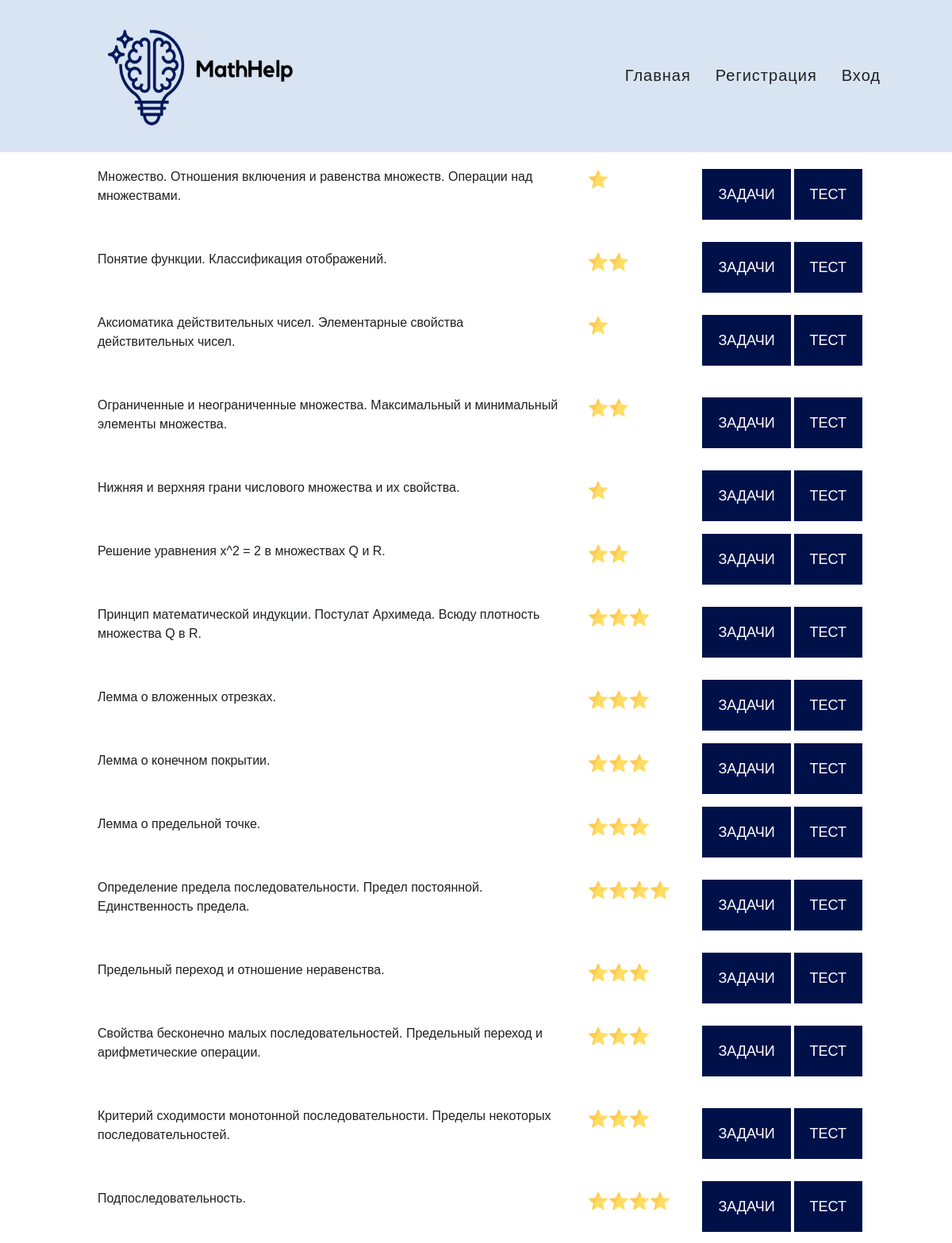
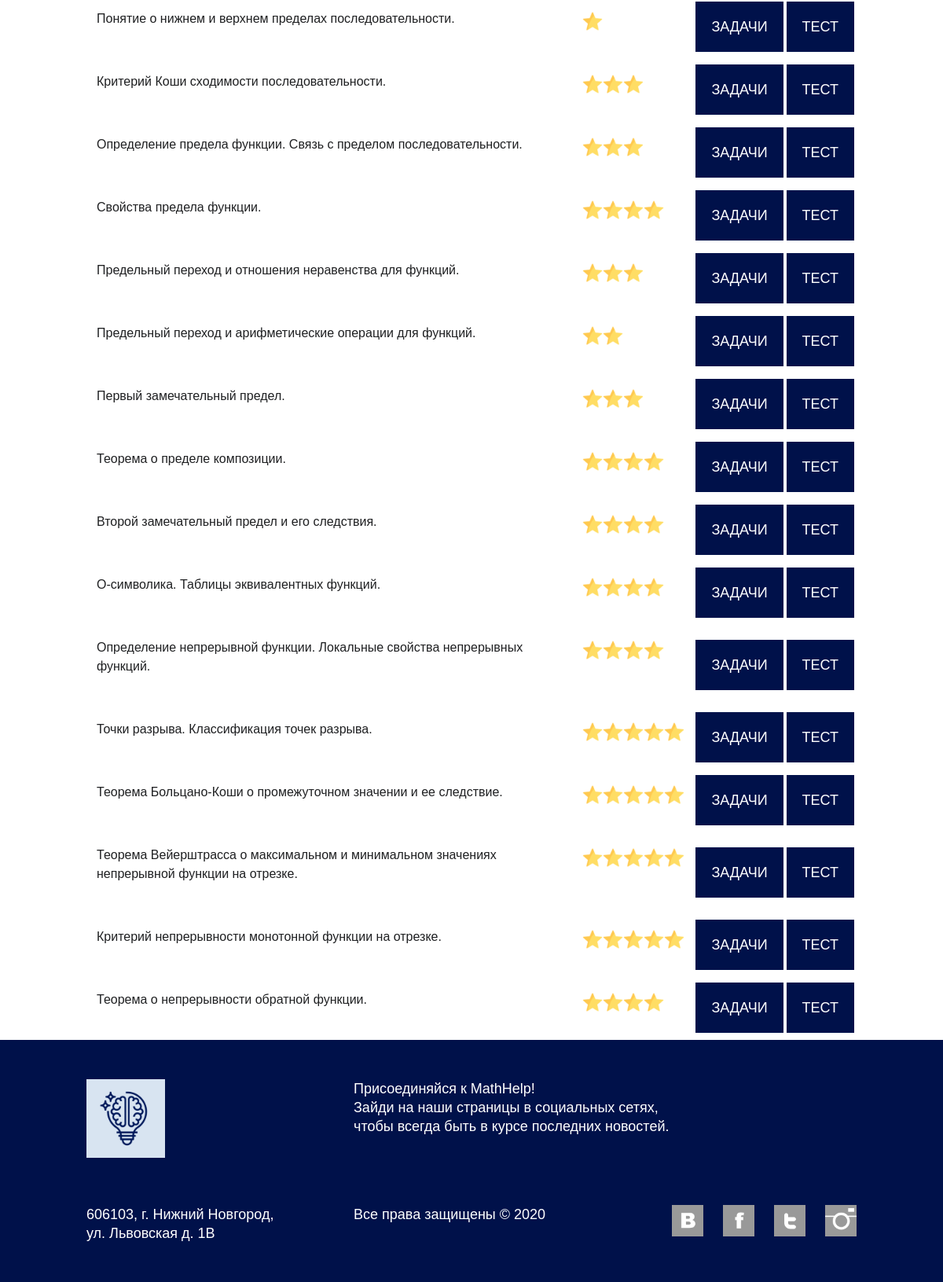
The page /tickets/ on the database its author committed (2 pictures, top to bottom).
### tickets/models.py (models this page shows, shortened)
class Ticket(models.Model):
    name = models.CharField(blank=False, max_length=512)
    level = models.SmallIntegerField(blank=False)
    path = models.CharField(max_length=512, null=True, blank=True)
    slug = models.CharField(max_length=64, default='default')

### tickets/views.py (the view)
# urls.py: path('', show_tickets, name='show-tickets'),
def show_tickets(request):
    tickets = Ticket.objects.all()
    return render(request, "tickets/show.html", {"tickets": tickets})

### tickets/templates/tickets/show.html (shortened to what this page needs)
{% extends 'base.html' %}
{% load static %}
{% block content %}
  <div class="container">
    <table class="catalog">
      {% for ticket in tickets %}
      <tr>
        <td>
          <p><a href="{% url 'show-ticket-pdf' ticket.slug %}" class="ticket">{{ ticket.name }}</a></p>
          <td class="star">
            {% if ticket.level == 1 %}
            <img src="{% static 'img/1.png' %}">
            {% elif ticket.level == 2 %}
            <img src="{% static 'img/2.png' %}">
            {% elif ticket.level == 3 %}
            <img src="{% static 'img/3.png' %}">
            {% elif ticket.level == 4 %}
            <img src="{% static 'img/4.png' %}">
            {% elif ticket.level == 5 %}
            <img src="{% static 'img/5.png' %}">
            {% endif %}
          </td>
        </td>
        <td>
          <a href="#" class="btn btn-blue btn-blue-small">Задачи</a>
        </td>
        <td>
          <a href="#" class="btn btn-blue btn-blue-small">Тест</a>
        </td>
      </tr>
      {% endfor %}
    </table>
    </div>
{% endblock %}

### templates/base.html (shortened to what this page needs)
{% load static %}
<!doctype html>
<html lang="rus">
  <head>
    <link rel="stylesheet" href="{% static 'css/style.css' %}"/>
  </head>
  <body>
    {% block header %}
      {% if user.is_authenticated %}
        {% include 'auth_header.html' %}
      {% else %}
        {% include 'not_auth_header.html' %}
      {% endif %}
    {% endblock header %}
    {% block content %} {% endblock %}
    {% include 'footer.html' %}
  </body>
</html>

### templates/not_auth_header.html
{% load static %}
    <header class="second-head">
      <div class="container">
      <div class="head-img">
        <img src="{% static 'img/logo-head2.jpg' %}" width="250" height="128" alt="MathHelp">
      </div>
      <nav class="head-nav">
        <ul class="head-ul">
            <li>
              <a href="{% url 'home' %}">Главная</a>
            </li>
            <li>
              <a href="{% url 'register' %}">Регистрация</a>
            </li>
            <li>
              <a href="{% url 'login' %}">Вход</a>
            </li>
        </ul>
      </nav>
      </div>
  </header>

### templates/footer.html (shortened to what this page needs)
{% load static %}
<footer class="main-footer">
<div class="container">
    <div class="footer-top">
      <div class="footer-address">
        <div class="logo">
          <img src="{% static 'img/logo-icon.png' %}" width="100" height="100" alt="MathHelp">
        </div>
            <p>606103, г. Нижний Новгород,<br> ул. Львовская д. 1В</p>
        </div>
        <div class="footer-social-promo">Присоединяйся к MathHelp!<br>
          Зайди на наши страницы в социальных сетях, чтобы всегда быть в курсе последних новостей.
        </div>
        <div class="copyright">Все права защищены © 2020</div>
        <div class="footer-social">
          <a href="https://vk.com/" class="social-btn social-btn-vk">Вконтакте</a>
          <a href="https://www.facebook.com/" class="social-btn social-btn-fb">Фейсбук</a>
          <a href="https://twitter.com/" class="social-btn social-btn-tw">Твиттер</a>
          <a href="https://www.instagram.com/" class="social-btn social-btn-inst">Инстаграм</a>
        </div>
    </div>
    </footer>

### static/css/style.css (style rules this page uses)
body { min-width: 1000px; margin: 0; padding: 0; font-family: Arial, sans-serif; font-size: 16px; line-height: 24px; color: #1f2022; }
.container { width: 980px; margin: 0 auto; padding: 0 10px; }
.second-head { text-align: justify; letter-spacing: 1px; height: 8em; padding: 2em 10%; background: #D8E4F2; color: #000000; font-family: Arial, sans-serif; }
.head-img { display:inline-block; width: 250px; height: 160px; margin: 0; padding: 0; vertical-align: middle; }
.head-ul { vertical-align: middle; margin: 0; padding: 0; list-style: none; }
.head-ul li { display:inline-block; margin-left: 25px; vertical-align: middle; font-size: 20px; line-height: 24px; }
.head-nav { display: block; float: right; padding-top:50px; font-size: 18px; line-height: 24px; }
.head-nav a { color: #1f2022; text-decoration: none; }
.logo { float: left; width: 100px; height: 100px; }
.logo img { display: block; }
.btn { display: inline-block; padding: 20px; font-size: 18px; line-height: 24px; vertical-align: top; text-align: center; text-decoration: none; text-transform: uppercase; color: #ffffff; cursor: pointer; outline: none; border: none; }
.btn-blue { background: #00114a; }
.main-footer { padding-top: 50px; padding-bottom: 50px; background-color: #00114a; color: #ffffff; font-size: 18px; line-height: 24px; }
.footer-top::after, .footer-bottom::after { display: table; clear: both; content: ""; }
.footer-address { float: left; width: 300px; margin-right: 40px; }
.footer-address .logo { float: none; }
.footer-address p { margin: 0; margin-top: 60px; }
.copyright { float: left; width: 300px; height: 40px; margin-right: 40px; }
.footer-social-promo { float: left; width: 420px; height: 160px; }
.footer-social { float: right; width: 260px; text-align: right; font-size: 0; }
.social-btn { display: inline-block; margin-left: 25px; vertical-align: middle; }
.social-btn-vk { width: 40px; height: 40px; background-image: url("../img/ico-vk.png"); background-repeat: no-repeat; }
.social-btn-fb { width: 40px; height: 40px; background-image: url("../img/ico-fb.png"); background-repeat: no-repeat; }
.social-btn-tw { width: 40px; height: 40px; background-image: url("../img/ico-tw.png"); background-repeat: no-repeat; }
.social-btn-inst { width: 40px; height: 40px; background-image: url("../img/ico-inst.png"); background-repeat: no-repeat; }
.catalog p { padding-left:10px; }
.ticket { color: #1f2022; text-decoration: none; display:block; position:relative; padding-right:20px; padding-bottom:20px; }
.star { vertical-align:top; padding-top:20px; }
.star img { padding-left: 10px; padding-right: 10px; margin-top:0px; width: 130px; }

### rows shown on the page
Ticket: name "Множество. Отношения включения и равенства множеств. Операции над множествами.", level 1 (drawn)
Ticket: name "Понятие функции. Классификация отображений.", level 2 (drawn)
Ticket: name "Аксиоматика действительных чисел. Элементарные свойства действительных чисел.", level 1 (drawn)
Ticket: name "Ограниченные и неограниченные множества. Максимальный и минимальный элементы множества.", level 2 (drawn)
Ticket: name "Нижняя и верхняя грани числового множества и их свойства.", level 1 (drawn)
Ticket: name "Решение уравнения x^2 = 2 в множествах Q и R.", level 2 (drawn)
Ticket: name "Принцип математической индукции. Постулат Архимеда. Всюду плотность множества Q в R.", level 3 (drawn)
Ticket: name "Лемма о вложенных отрезках.", level 3 (drawn)
Ticket: name "Лемма о конечном покрытии.", level 3 (drawn)
Ticket: name "Лемма о предельной точке.", level 3 (drawn)
Ticket: name "Определение предела последовательности. Предел постоянной. Единственность предела.", level 4 (drawn)
Ticket: name "Предельный переход и отношение неравенства.", level 3 (drawn)
Ticket: name "Свойства бесконечно малых последовательностей. Предельный переход и арифметические операции.", level 3 (drawn)
Ticket: name "Критерий сходимости монотонной последовательности. Пределы некоторых последовательностей.", level 3 (drawn)
Ticket: name "Подпоследовательность.", level 4 (drawn)
Ticket: name "Понятие о нижнем и верхнем пределах последовательности.", level 1 (drawn)
Ticket: name "Критерий Коши сходимости последовательности.", level 3 (drawn)
Ticket: name "Определение предела функции. Связь с пределом последовательности.", level 3 (drawn)
Ticket: name "Свойства предела функции.", level 4 (drawn)
Ticket: name "Предельный переход и отношения неравенства для функций.", level 3 (drawn)
Ticket: name "Предельный переход и арифметические операции для функций.", level 2 (drawn)
Ticket: name "Первый замечательный предел.", level 3 (drawn)
Ticket: name "Теорема о пределе композиции.", level 4 (drawn)
Ticket: name "Второй замечательный предел и его следствия.", level 4 (drawn)
Ticket: name "O-символика. Таблицы эквивалентных функций.", level 4 (drawn)
Ticket: name "Определение непрерывной функции. Локальные свойства непрерывных функций.", level 4 (drawn)
Ticket: name "Точки разрыва. Классификация точек разрыва.", level 5 (drawn)
Ticket: name "Теорема Больцано-Коши о промежуточном значении и ее следствие.", level 5 (drawn)
Ticket: name "Теорема Вейерштрасса о максимальном и минимальном значениях непрерывной функции на отрезке.", level 5 (drawn)
Ticket: name "Критерий непрерывности монотонной функции на отрезке.", level 5 (drawn)
Ticket: name "Теорема о непрерывности обратной функции.", level 4 (drawn)
